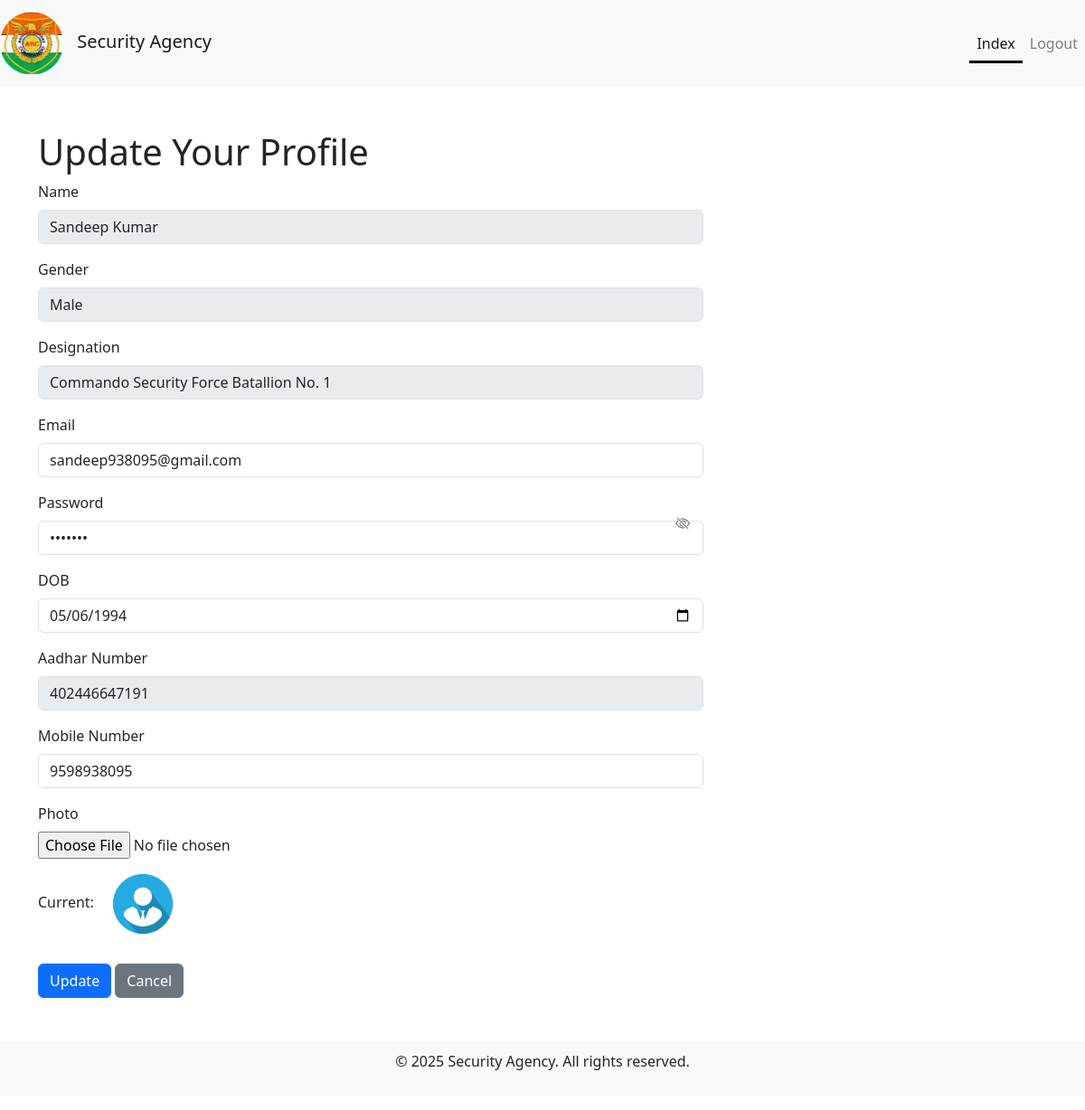
Page /employee/editown/ (signed in) on the committed database.
### employee/models.py (models this page shows, shortened)
class Employee(models.Model):
    employee_id = models.CharField(max_length=10, primary_key=True, blank=True)  # Use employee ID as primary key
    name = models.CharField(max_length=100)  # Example field for employee name
    GENDER_CHOICES = [
        ('Male', 'Male'),
        ('Female', 'Female'),
        ('Other', 'Other'),
    ]
    gender = models.CharField(
        max_length=6,
        choices=GENDER_CHOICES,
        null=True,  # Optional: allows null values if gender isn't provided
        blank=True,  # Optional: allows blank values if gender isn't provided
    )
    designation = models.CharField(max_length=100, blank=True, null=True)
    email = models.EmailField(unique=True)
    password = models.CharField(max_length=128)  # Store hashed passwords
    dob = models.DateField()
    aadhar_number = models.CharField(max_length=12, unique=True, blank=True, null=True)  # New field for Aadhar number
    mobile_number = models.CharField(max_length=10, blank=True, null=True)  # New field for mobile number
    qr_code_data = models.BinaryField(blank=True, null=True)  # Store QR code as binary data
    photo = models.ImageField(upload_to=employee_photo_path, blank=True, null=True)
    location_lat = models.FloatField(null=True, blank=True)
    location_lon = models.FloatField(null=True, blank=True)

### employee/views.py (the view, shortened to what this page needs)
# urls.py: path('editown/', views.editown, name='editown'),
@cache_control(no_cache=True, must_revalidate=True, no_store=True)
@employee_session_required
def editown(request):
    e_id = request.session['employee_id']
    employee = get_object_or_404(Employee, employee_id=e_id)
    return render(request, 'employee/editown.html', {'employee': employee})

### templates/employee/editown.html (shortened to what this page needs)
<!DOCTYPE html>
{% load static %}
<html lang="en">
<head>
    <link rel="stylesheet" href="https://stackpath.bootstrapcdn.com/bootstrap/4.5.2/css/bootstrap.min.css">
    <link rel="stylesheet" href="{% static 'css/styles.css' %}">
    <link href="https://cdn.jsdelivr.net/npm/bootstrap@5.3.3/dist/css/bootstrap.min.css" rel="stylesheet">
    <link href="https://cdn.jsdelivr.net/npm/bootstrap-icons@1.10.5/font/bootstrap-icons.css" rel="stylesheet">
</head>
<body id="index">
<nav class="navbar navbar-expand-lg navbar-light bg-light">
    <a class="navbar-brand" href="/">
        <img src="{% static 'images/logo.jpeg' %}" alt="Logo" class="site-logo" href="/">
        Security Agency
    </a>
    <div class="collapse navbar-collapse justify-content-end" id="navbarNav">
        <ul class="navbar-nav">
            <li class="nav-item">
                <a class="nav-link active custom-active-link" href="{% url 'employee:index' %}">Index</a>
            </li>
            <li class="nav-item">
                <a class="nav-link" href="logout">Logout</a>
            </li>
        </ul>
    </div>
</nav>
<div class="container mt-5">
    <div class="row">
        <div class="col-md-8">
            <h1>Update Your Profile</h1>
            <form method="POST" enctype="multipart/form-data">
                <div class="form-group">
                    <label>Name</label>
                    <input type="text" name="e_name" value="{{ employee.name }}" class="form-control" readonly>
                </div>
                <div class="form-group">
                    <label>Gender</label>
                    <input type="text" name="e_gender" value="{{ employee.gender }}" class="form-control" readonly>
                </div>
                <div class="form-group">
                    <label>Designation</label>
                    <input type="text" name="e_desig" value="{{ employee.designation }}" class="form-control" readonly>
                </div>
                <div class="form-group">
                    <label>Email</label>
                    <input type="email" name="e_email" value="{{ employee.email }}" class="form-control" required>
                </div>
                <div class="form-group password-wrapper">
                    <label>Password</label>
                    <input type="password" name="e_pass" id="password" value="{{ employee.password }}" class="form-control" required>
                    <i class="bi bi-eye-slash toggle-password" id="togglePassword"></i>
                </div>
                <div class="form-group">
                    <label>DOB</label>
                    <input type="date" name="e_dob" value="{{ employee.dob|date:'Y-m-d' }}" class="form-control" required>
                </div>
                <div class="form-group">
                    <label>Aadhar Number</label>
                    <input type="text" name="e_adh" value="{{ employee.aadhar_number }}" class="form-control" readonly>
                </div>
                <div class="form-group">
                    <label>Mobile Number</label>
                    <input type="text" name="e_mob" value="{{ employee.mobile_number }}" class="form-control" required>
                </div>
                <div class="form-group">
                    <label>Photo</label>
                    <input type="file" name="e_photo" class="form-control-file">
                    {% if employee.photo %}
                        <p>Current: <img src="{{ employee.photo.url }}" alt="{{ employee.name }}" height="100"></p>
                    {% else %}
                        <p>Current: <img src="{% static 'images/default.jpg' %}" alt="Default Photo" height="100"></p>
                    {% endif %}
                </div>
                <button type="submit" class="btn btn-primary">Update</button>
                <a href="{% url 'employee:index' %}" class="btn btn-secondary">Cancel</a>
            </form>
        </div>
    </div>
</div>
<footer class="text-center mt-5 mb-3">
    <p>&copy; 2025 Security Agency. All rights reserved.</p>
</footer>
</body>
</html>

### static/css/styles.css (style rules this page uses)
.site-logo { width: 70px; height: 70px; border-radius: 50%; margin-right: 10px; object-fit: cover; }
footer { background-color: #f8f9fa; padding: 10px 0; }
.nav-link { color: #007bff; }
.navbar-nav .nav-link.active.custom-active-link { position: relative; }
.navbar-nav .nav-link.active.custom-active-link::after { content: ''; position: absolute; bottom: -2px; left: 0; width: 100%; height: 3px; background-color: black; }
:root { --primary-color: #4EA685; --secondary-color: #57B894; --black: #000000; --white: #ffffff; --gray: #efefef; --gray-2: #757575; --facebook-color: #4267B2; --google-color: #DB4437; --twitter-color: #1DA1F2; --insta-color: #E1306C; }

### templates/employee/editown.html (style rules this page uses)
.password-wrapper { position: relative; }
.toggle-password { position: absolute; right: 15px; top: 50%; transform: translateY(-50%); cursor: pointer; color: #666; }

### rows in the picture
Employee: e_name "Sandeep Kumar", e_gender "Male", e_desig "Commando Security Force Batallion No. 1", e_email "sandeep938095@gmail.com", e_dob "05/06/1994", e_adh "402446647191", e_mob "9598938095"
